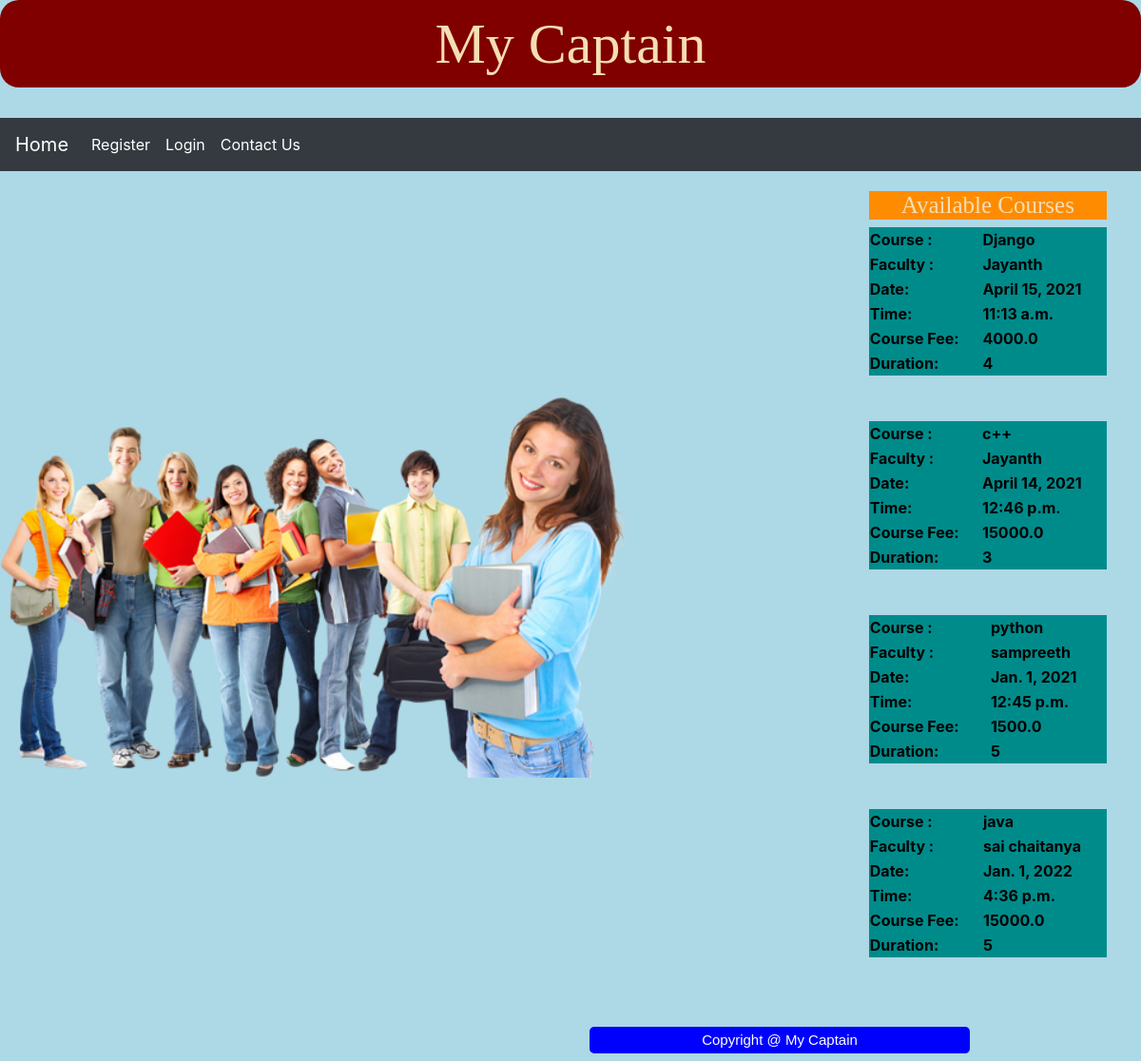
/student_page/, run on the app's committed database.
### App/models.py (models this page shows)
class  CourseModel(models.Model):
    cid = models.AutoField(primary_key=True)
    name = models.CharField(max_length=30,unique=True,default=None)
    faculty = models.CharField(max_length=30)
    date = models.DateField()
    time = models.TimeField()
    fee = models.FloatField()
    duration = models.IntegerField()

### App/views.py (the view)
# urls.py: path('student_page/',views.student_page,name='student_page'),
def student_page(request):
    return render(request,'student_login.html',{'data':CourseModel.objects.all()})

### templates/student_login.html (shortened to what this page needs)
{% extends 'common.html' %}
{% block common %}
    <br>
    {% include 'student_navbar.html' %}
    {% load static %}
    <table >
    <tbody>
    <tr>
        <th>
            <img src="{% static 'images/student-home.png' %}"  height="400" style="background-color:lightblue" >
        </th>
        <th>
          <h1 id="ac">Available Courses</h1>
            {% for x in data %}
            <table  border="0" style="margin-left: 250px;background-color: darkcyan;width: 250px;color: black"  >
                <tr>
                    <th>Course :</th>
                    <th>{{ x.name }}</th>
                </tr>
                 <tr>
                    <th>Faculty :</th>
                    <th>{{ x.faculty }}</th>
                </tr>
                <tr>
                    <th>Date:</th>
                    <th>{{ x.date }}</th>
                </tr>
                <tr>
                    <th>Time:</th>
                    <th>{{ x.time }}</th>
                </tr>
                <tr>
                    <th>Course Fee:</th>
                    <th>{{ x.fee }}</th>
                </tr>
                <tr>
                    <th>Duration:</th>
                    <th>{{ x.duration }}</th>
                </tr>
            </table>
                <br><br>
            {% endfor %}
        </th>
    </tr>
    </tbody>
    </table>
{% endblock %}

### templates/common.html (shortened to what this page needs)
<!doctype html>
<html lang="en">
  <head>
    <link rel="stylesheet" href="https://stackpath.bootstrapcdn.com/bootstrap/4.4.1/css/bootstrap.min.css">
  </head>
  <body>
  <h1 id="title">My Captain</h1>
  {% block common %}
  {% endblock %}
  <br>
  <h5 id="copyright">Copyright @ My Captain </h5>
  </body>
</html>

### templates/student_navbar.html (shortened to what this page needs)
<nav class="navbar navbar-expand-lg navbar-dark bg-dark">
  <a class="navbar-brand" href="{% url 'student_page' %}">Home</a>
  <div class="collapse navbar-collapse" id="navbarNavAltMarkup">
    <div class="navbar-nav">
      <a class="nav-item nav-link active" href="{% url 'register_student' %}">Register </a>
      <a class="nav-item nav-link active" href="{% url 'login_student' %}">Login </a>
      <a class="nav-item nav-link active" href="{% url 'contact_us' %}">Contact Us </a>
    </div>
  </div>
</nav>

### templates/common.html (style rules this page uses)
#title { text-align: center; font-family: Algerian; font-size: 60px; background-color: maroon; color: wheat; padding: 10px; border-radius: 20px; }
#copyright { text-align: center; font-family: "Arial"; font-size: 15px; background-color: blue; color: white; width: 400px; padding: 5px; margin-left: 620px; border-radius:5px; }

### templates/student_login.html (style rules this page uses)
body { background-color: lightblue }
#ac { text-align: center; background-color: darkorange; color: wheat; font-family: "Arial Black"; font-size: 25px; margin-top: 20px; margin-left: 250px; }

### data on the page
CourseModel: name "Django", faculty "Jayanth", date "April 15, 2021", time "11:13 a.m.", fee "4000.0", duration "4"
CourseModel: name "c++", faculty "Jayanth", date "April 14, 2021", time "12:46 p.m.", fee "15000.0", duration "3"
CourseModel: name "python", faculty "sampreeth", date "Jan. 1, 2021", time "12:45 p.m.", fee "1500.0", duration "5"
CourseModel: name "java", faculty "sai chaitanya", date "Jan. 1, 2022", time "4:36 p.m.", fee "15000.0", duration "5"
